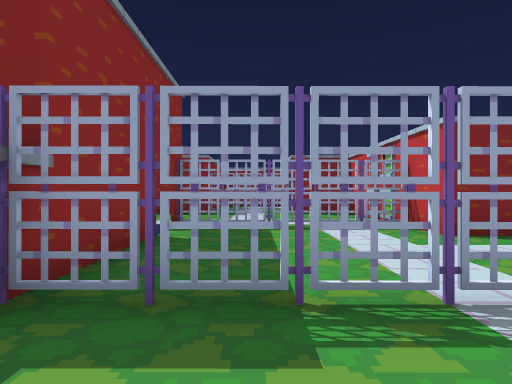
view 1 (above)

16 first-person views from a walk through a level from a Godot 3-D game. The camera is 1.5 m above the floor, looks level and sees 75° across. The floor is counted in squares, 2 m on a side. Each view is taken from the middle of a square. On the plan, view 1 faces up. The plan holds only what a view shows up to about 11 squares ahead; the rest is blank. The place goes on beyond the plan.

view 2
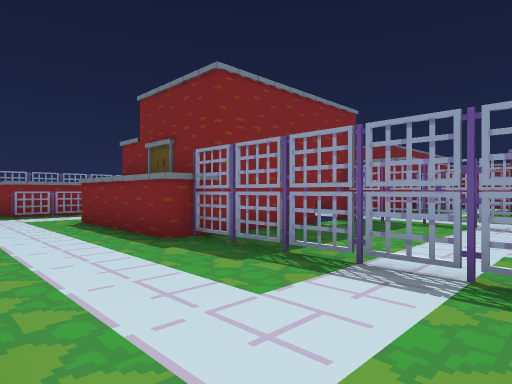

view 3
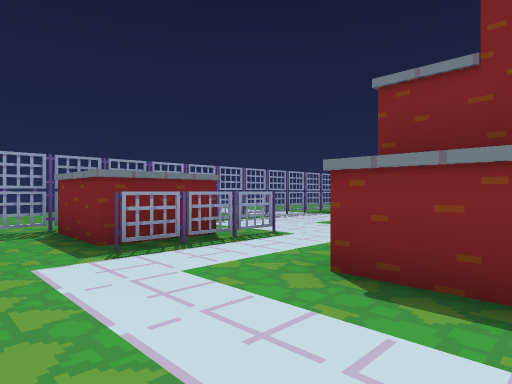

view 4
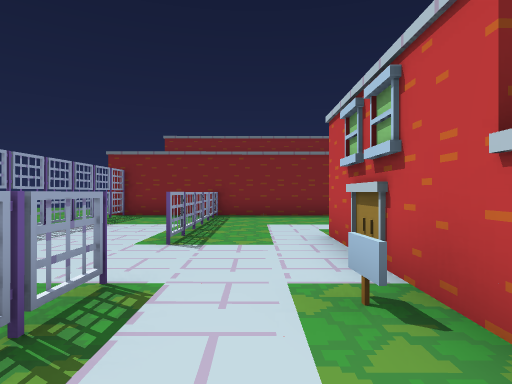

view 5
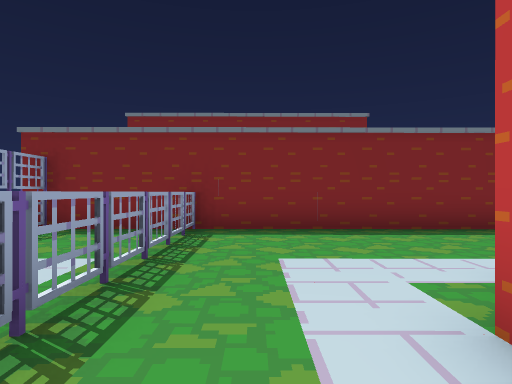

view 6
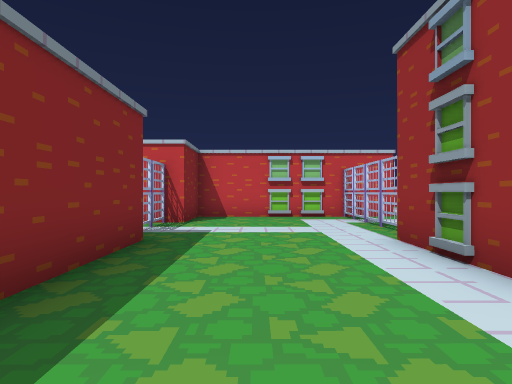

view 7
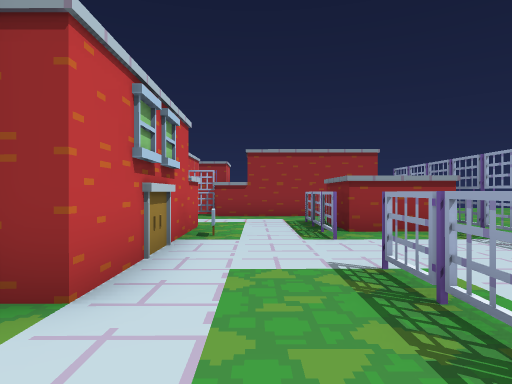

view 8
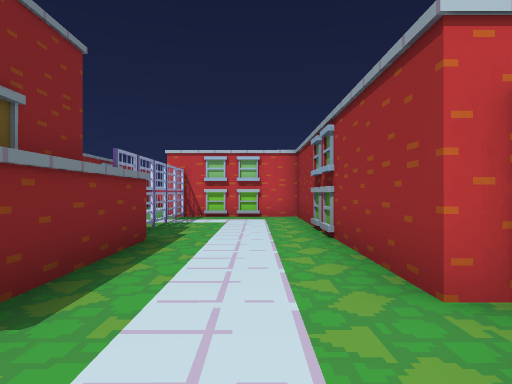

view 9
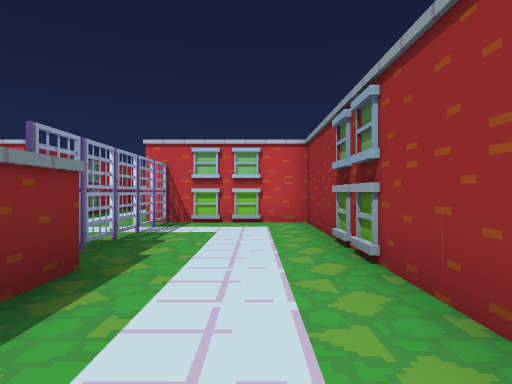

view 10
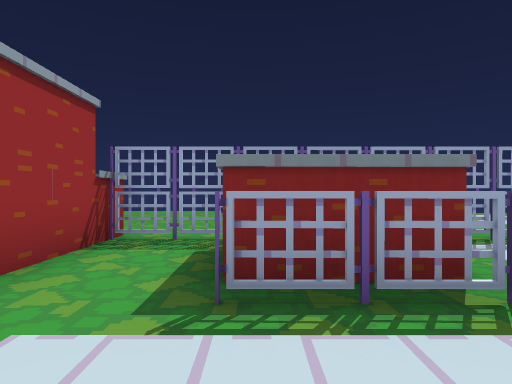

view 11
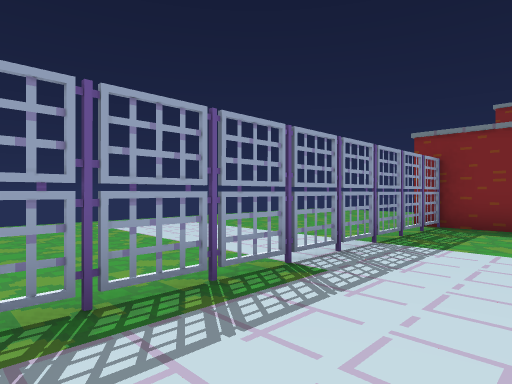

view 12
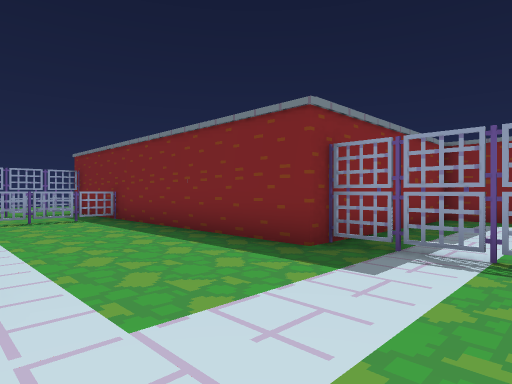

view 13
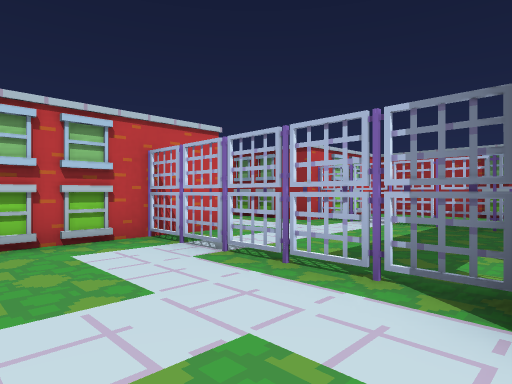

view 14
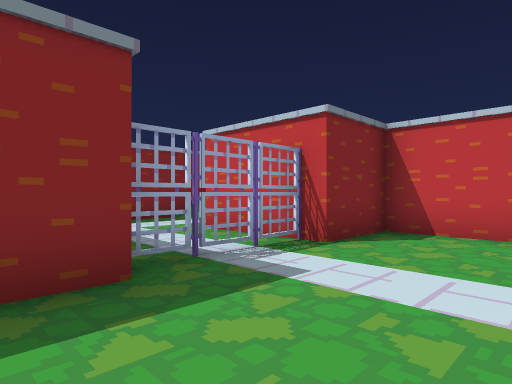

view 15
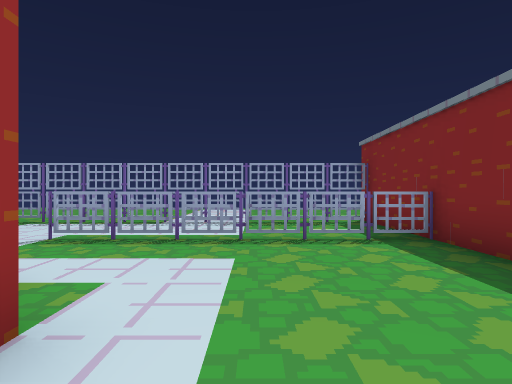

view 16
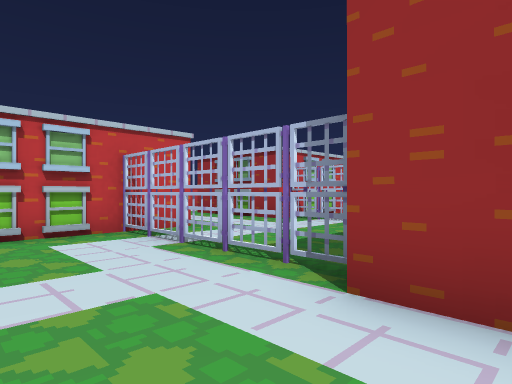

### Floor plan
Points are (right, up) in squares from view 1. A wall is a line through its corners. A room is listed if a view was taken in it or the views show most of it. See-through windows are left out.
Room 1 (views 1, 2, 3, 4, 5, 6, 7, 8, 9, 10, 11, 12, 13, 14, 15, 16)
walls: (-4.7, 7.8) (-1.7, 7.8) (-1.7, 1.7) (-5.7, 1.7) (-5.7, 6.8) (-5.2, 6.8); (-10.9, 2.7) (-8.7, 2.7) (-8.7, 0.7) (-10.9, 0.7); (-4.6, -1.3) (3.3, -1.3) (3.3, 2.7) (6.3, 2.8); (-1.7, 15.6) (-1.7, 11.8) (-11.9, 11.8); (4.5, 5.8) (3.3, 5.8) (3.3, 11.8) (1.3, 11.8) (1.3, 14.9); (-10.4, -1.3) (-5.7, -1.3)
ways out: opening at (-11.5, 1.5) to room 2; opening at (-9.5, -0.5) to room 2
objects: fence (-11, 1); fence (-11, 2); fence (-11, 3); fence (-11, 4); fence (-11, 5); fence (-11, 6); fence (-11, 7); fence (-11, 8); fence (-11, 9); fence (-11, 10); fence (-11, 11); fence (-8, 1); fence (-8, 2); fence (-8, 3); fence (-8, 6); fence (-8, 7); fence (-8, 8); fence (-8, 9); fence (-8, 10); fence (-8, 11); sign (-6, 3); fence (-5, -2); fence (-1, 2); fence (-1, 7); fence (-1, 12); fence (0, 2); fence (0, 7); fence (0, 12); fence (1, 2); fence (1, 7); fence (1, 12); fence (2, 2); fence (2, 7); fence (3, 2); fence (3, 7)
Room 2 (no view inside)
walls: (-11.9, -1.3) (-10.4, -1.3)
ways out: opening at (-11.5, 1.5) to room 1; opening at (-9.5, -0.5) to room 1
objects: fence (-11, -1); fence (-11, 0)

Positions as (right, up) in squares from view 1, and headings:
1: (0, 0), facing up
2: (3, -1), facing up-left
3: (-4, -1), facing up-left
4: (-7, 1), facing up
5: (-7, 5), facing up
6: (-7, 10), facing right
7: (-7, 9), facing down
8: (-7, 0), facing right
9: (-5, 0), facing right
10: (-6, 1), facing left
11: (-9, 4), facing up-left
12: (1, 8), facing up-left
13: (-2, 10), facing down-right
14: (-3, 9), facing up-right
15: (-3, 9), facing left
16: (-3, 10), facing down-right
